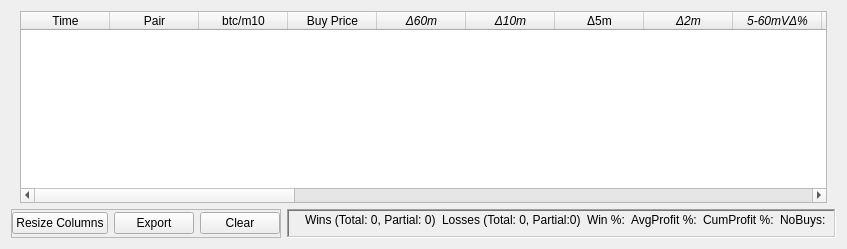
      <widget class="QWidget" name="pricesDeltasTab">
       <attribute name="title">
        <string>Trade Results</string>
       </attribute>
       <layout class="QGridLayout" name="gridLayout_3">
        <item row="0" column="0">
         <layout class="QVBoxLayout" name="verticalLayout">
          <item>
           <widget class="QFrame" name="frame_2">
            <layout class="QHBoxLayout" name="horizontalLayout_2">
             <property name="topMargin">
              <number>0</number>
             </property>
             <property name="bottomMargin">
              <number>0</number>
             </property>
             <item>
              <widget class="QTableWidget" name="pumpsTable">
               <property name="contextMenuPolicy">
                <enum>Qt::CustomContextMenu</enum>
               </property>
               <property name="selectionBehavior">
                <enum>QAbstractItemView::SelectRows</enum>
               </property>
               <property name="sortingEnabled">
                <bool>true</bool>
               </property>
               <attribute name="horizontalHeaderDefaultSectionSize">
                <number>89</number>
               </attribute>
               <column>
                <property name="text">
                 <string>Time</string>
                </property>
               </column>
               <column>
                <property name="text">
                 <string>Pair</string>
                </property>
               </column>
               <column>
                <property name="text">
                 <string>btc/m10</string>
                </property>
               </column>
               <column>
                <property name="text">
                 <string>Buy Price</string>
                </property>
               </column>
               <column>
                <property name="text">
                 <string>Δ60m</string>
                </property>
                <property name="font">
                 <font>
                  <italic>true</italic>
                 </font>
                </property>
               </column>
               <column>
                <property name="text">
                 <string>Δ10m</string>
                </property>
                <property name="font">
                 <font>
                  <italic>true</italic>
                 </font>
                </property>
               </column>
               <column>
                <property name="text">
                 <string>Δ5m</string>
                </property>
               </column>
               <column>
                <property name="text">
                 <string>Δ2m</string>
                </property>
                <property name="font">
                 <font>
                  <italic>true</italic>
                 </font>
                </property>
                <property name="background">
                 <color>
                  <red>255</red>
                  <green>255</green>
                  <blue>255</blue>
                 </color>
                </property>
               </column>
               <column>
                <property name="text">
                 <string>5-60mVΔ%</string>
                </property>
                <property name="font">
                 <font>
                  <italic>true</italic>
                 </font>
                </property>
               </column>
               <column>
                <property name="text">
                 <string>5-30mVΔ%</string>
                </property>
                <property name="font">
                 <font>
                  <italic>true</italic>
                 </font>
                </property>
               </column>
               <column>
                <property name="text">
                 <string>5-10mVΔ%</string>
                </property>
                <property name="font">
                 <font>
                  <italic>true</italic>
                 </font>
                </property>
               </column>
               <column>
                <property name="text">
                 <string>2mBuy%</string>
                </property>
               </column>
               <column>
                <property name="text">
                 <string>5mBuy%</string>
                </property>
               </column>
               <column>
                <property name="text">
                 <string>10mBuy%</string>
                </property>
               </column>
               <column>
                <property name="text">
                 <string>30mBuy%</string>
                </property>
               </column>
               <column>
                <property name="text">
                 <string>60mBuy% ||</string>
                </property>
               </column>
               <column>
                <property name="text">
                 <string>|| End 10m Low%</string>
                </property>
               </column>
               <column>
                <property name="text">
                 <string>TimeLow</string>
                </property>
               </column>
               <column>
                <property name="text">
                 <string>End 10m High%</string>
                </property>
               </column>
               <column>
                <property name="text">
                 <string>TimeHigh</string>
                </property>
               </column>
               <column>
                <property name="text">
                 <string>End 10mΔ%</string>
                </property>
               </column>
               <column>
                <property name="text">
                 <string>End 10mV</string>
                </property>
               </column>
               <column>
                <property name="text">
                 <string>End Time</string>
                </property>
               </column>
               <column>
                <property name="text">
                 <string>End Price</string>
                </property>
               </column>
               <column>
                <property name="text">
                 <string>Trade Result</string>
                </property>
               </column>
               <column>
                <property name="text">
                 <string>Trade Profit</string>
                </property>
               </column>
               <column>
                <property name="text">
                 <string>Trade Seconds</string>
                </property>
               </column>
              </widget>
             </item>
            </layout>
           </widget>
          </item>
          <item>
           <layout class="QHBoxLayout" name="horizontalLayout">
            <item>
             <widget class="QFrame" name="frame_3">
              <property name="minimumSize">
               <size>
                <width>0</width>
                <height>3</height>
               </size>
              </property>
              <property name="maximumSize">
               <size>
                <width>333</width>
                <height>40</height>
               </size>
              </property>
              <property name="frameShape">
               <enum>QFrame::StyledPanel</enum>
              </property>
              <property name="frameShadow">
               <enum>QFrame::Raised</enum>
              </property>
              <layout class="QHBoxLayout" name="horizontalLayout_4">
               <property name="leftMargin">
                <number>0</number>
               </property>
               <property name="topMargin">
                <number>0</number>
               </property>
               <property name="rightMargin">
                <number>0</number>
               </property>
               <property name="bottomMargin">
                <number>0</number>
               </property>
               <item>
                <widget class="QPushButton" name="resizePumpColsBtn">
                 <property name="maximumSize">
                  <size>
                   <width>100</width>
                   <height>16777215</height>
                  </size>
                 </property>
                 <property name="text">
                  <string>Resize Columns</string>
                 </property>
                </widget>
               </item>
               <item>
                <widget class="QPushButton" name="exportBtn">
                 <property name="maximumSize">
                  <size>
                   <width>80</width>
                   <height>16777215</height>
                  </size>
                 </property>
                 <property name="text">
                  <string>Export</string>
                 </property>
                </widget>
               </item>
               <item>
                <widget class="QPushButton" name="clearPumpsBtn">
                 <property name="maximumSize">
                  <size>
                   <width>80</width>
                   <height>16777215</height>
                  </size>
                 </property>
                 <property name="text">
                  <string>Clear</string>
                 </property>
                </widget>
               </item>
              </layout>
             </widget>
            </item>
            <item>
             <widget class="QFrame" name="horizontalFrame_2">
              <property name="maximumSize">
               <size>
                <width>700</width>
                <height>16777215</height>
               </size>
              </property>
              <property name="frameShape">
               <enum>QFrame::WinPanel</enum>
              </property>
              <property name="frameShadow">
               <enum>QFrame::Sunken</enum>
              </property>
              <property name="lineWidth">
               <number>1</number>
              </property>
              <layout class="QHBoxLayout" name="horizontalLayout_3">
               <property name="leftMargin">
                <number>16</number>
               </property>
               <property name="topMargin">
                <number>2</number>
               </property>
               <property name="rightMargin">
                <number>8</number>
               </property>
               <item>
                <widget class="QLabel" name="winsLabel">
                 <property name="maximumSize">
                  <size>
                   <width>145</width>
                   <height>16777215</height>
                  </size>
                 </property>
                 <property name="text">
                  <string>Wins (Total: 0, Partial: 0)</string>
                 </property>
                </widget>
               </item>
               <item>
                <widget class="QLabel" name="lossesLabel">
                 <property name="maximumSize">
                  <size>
                   <width>157</width>
                   <height>16777215</height>
                  </size>
                 </property>
                 <property name="text">
                  <string>Losses (Total: 0, Partial:0)</string>
                 </property>
                </widget>
               </item>
               <item>
                <widget class="QLabel" name="winPercentLabel">
                 <property name="maximumSize">
                  <size>
                   <width>95</width>
                   <height>16777215</height>
                  </size>
                 </property>
                 <property name="lineWidth">
                  <number>3</number>
                 </property>
                 <property name="text">
                  <string>Win %:</string>
                 </property>
                </widget>
               </item>
               <item>
                <widget class="QLabel" name="avgProfitLabel">
                 <property name="maximumSize">
                  <size>
                   <width>120</width>
                   <height>16777215</height>
                  </size>
                 </property>
                 <property name="text">
                  <string>AvgProfit %:</string>
                 </property>
                </widget>
               </item>
               <item>
                <widget class="QLabel" name="profitTotalLabel">
                 <property name="text">
                  <string>CumProfit %:</string>
                 </property>
                </widget>
               </item>
               <item>
                <widget class="QLabel" name="nobuyLabel">
                 <property name="text">
                  <string>NoBuys:</string>
                 </property>
                </widget>
               </item>
              </layout>
             </widget>
            </item>
           </layout>
          </item>
         </layout>
        </item>
       </layout>
      </widget>
